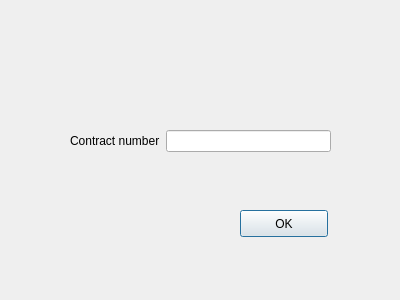
<?xml version="1.0" encoding="UTF-8"?>
<ui version="4.0">
 <class>deletecontr</class>
 <widget class="QDialog" name="deletecontr">
  <property name="geometry">
   <rect>
    <x>0</x>
    <y>0</y>
    <width>400</width>
    <height>300</height>
   </rect>
  </property>
  <property name="windowTitle">
   <string>Dialog</string>
  </property>
  <widget class="QPushButton" name="pushButton">
   <property name="geometry">
    <rect>
     <x>240</x>
     <y>210</y>
     <width>88</width>
     <height>27</height>
    </rect>
   </property>
   <property name="text">
    <string>OK</string>
   </property>
  </widget>
  <widget class="QWidget" name="">
   <property name="geometry">
    <rect>
     <x>70</x>
     <y>130</y>
     <width>261</width>
     <height>29</height>
    </rect>
   </property>
   <layout class="QFormLayout" name="formLayout">
    <item row="0" column="0">
     <widget class="QLabel" name="label">
      <property name="text">
       <string>Contract number</string>
      </property>
     </widget>
    </item>
    <item row="0" column="1">
     <widget class="QLineEdit" name="lineEdit"/>
    </item>
   </layout>
  </widget>
 </widget>
 <resources/>
 <connections/>
</ui>
